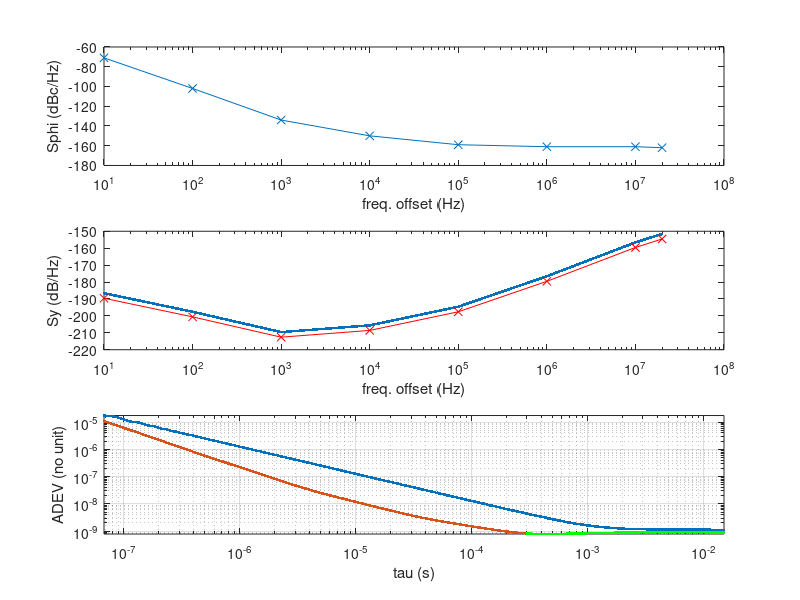
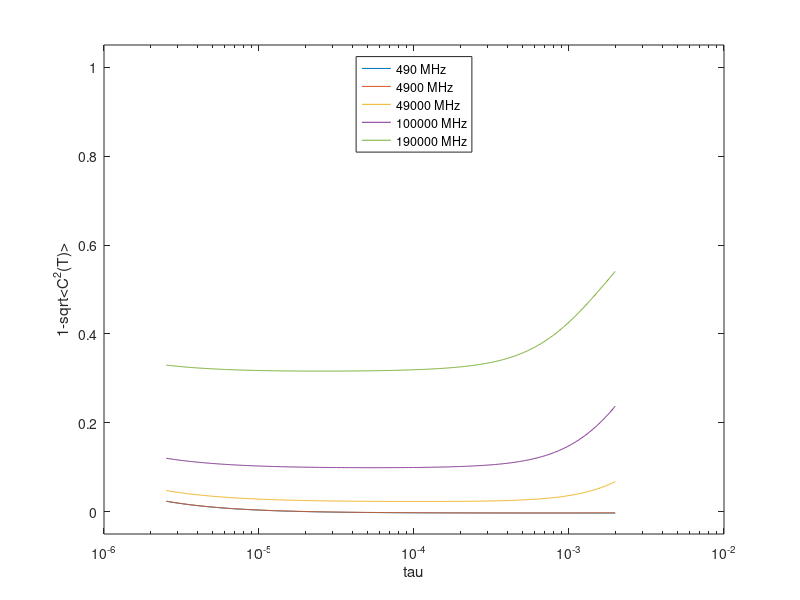

Here is the MATLAB script that generated these plots, in order:
% https://abracon.com/phase-noise-and-jitter-calculator# (series=ASA out=CMOS fc=12 VDD=1.8)
fc=12e6;  N=1000;
fF=  [10  100  1000  1e4  1e5  1e6  1e7  2E7];
SdBc=[-71 -102 -134 -150 -159 -161 -161 -162];
% dBc/Hz to dBrad^2/Hz
SdBrad=SdBc+3;
Srad=10.^(SdBrad/10);
% phase noise Sphi to fractional frequency spectral density Sy
Sy=Srad.*(fF.^2)/(fc^2);
SydB=10*log10(Sy);
% Sy interpolation: linear fit in the log-log scale (polynomial law)
Syint=[];
fFint=[];
for k=1:length(SdBc)-1
   Syint=[Syint SydB(k)+(SydB(k+1)-SydB(k))/(log10(fF(k+1))-log10(fF(k)))*(linspace(log10(fF(k)),log10(fF(k+1)),N)-log10(fF(k)))];
   fFint=[fFint 10.^(linspace(log10(fF(k)),log10(fF(k+1)),N))];
end
subplot(311);semilogx(fF,SdBc,'x-');xlabel('freq. offset (Hz)');ylabel('Sphi (dBc/Hz)')
subplot(312);semilogx(fFint,Syint+3,'.');hold on;semilogx(fF,SydB,'rx-');xlabel('freq. offset (Hz)');ylabel('Sy (dB/Hz)')
% back to linear domain for integration: Sy to AVAR and MVAR
Syint=10.^(Syint/10);
N=3
taurange=logspace(log10(N*0.45/fF(end)),log10(0.45/fF(1)/N),1024);
% the 0.45 comes from the AVAR and MVAR spectral response |H(f.\tau)|^2 maximum power, see
% https://rubiola.org/pdf-lectures/Scientific%20Instruments%20L06-10,%20Oscillators.pdf slide 3
%   "Two Sample (Allan-like) variances" chart
m=1;
for tau=taurange
   avar(m)=2*sum(Syint(1:end-1).*(fFint(2:end)-fFint(1:end-1)).*sin(pi*tau*fFint(1:end-1)).^4./(pi*tau*fFint(1:end-1)).^2);
   mvar(m)=2*sum(Syint(1:end-1).*(fFint(2:end)-fFint(1:end-1)).*sin(pi*tau*fFint(1:end-1)).^6./(pi*tau*fFint(1:end-1)).^4);
   cohT(m)=sum(Syint(1:end-1).*(fFint(2:end)-fFint(1:end-1)).*sin(pi*tau*fFint(1:end-1)).^2./(pi*tau*fFint(1:end-1)).^2);
   m=m+1;
end
subplot(313)
loglog(taurange,sqrt(avar),'.');xlabel('tau (s)');ylabel('ADEV (no unit)');
hold on
loglog(taurange,sqrt(mvar),'.');xlabel('tau (s)');ylabel('ADEV (no unit)');grid on;axis tight
k=find(taurange<=4E-6);a=polyfit(log(taurange(k)),log(sqrt(mvar(k))),1)  % -1.5 => ^2=-3 white PM: h2.f^2 -> 0.038*h2/tau^3
hold on
h2=exp(a(2))
k=find((taurange>4E-6) & (taurange<=4E-5));a=polyfit(log(taurange(k)),log(sqrt(mvar(k))),1) % -1   => ^2=-2: h1.f -> 0.0855*h1/tau^2
k=find((taurange>4E-5) & (taurange<=3E-4));a=polyfit(log(taurange(k)),log(sqrt(mvar(k))),1) % -0.5 => ^2=-1: h0   -> h0/3/tau
k=find(taurange>3E-4);a=polyfit(log(taurange(k)),log(sqrt(mvar(k))),1)                      % 0    => h-1/f       -> 0.75*h-1
loglog(taurange(k),sqrt(mvar(k)),'g.')
% https://rubiola.org/pdf-static/Enrico%27s-chart-EFTS.pdf

% Sy to coherence time C(T)
% <C^2(T)>=2/T\int (1-tau/T)exp[-(2*pi*nu0*tau)^2\int Sy(f).HI(f).df].dtau
figure
Trange=taurange;  

% problem of numerical integration boundaries: avoid impact of samples missing outside measurement range
k=find(Trange<1/fF(1)/50);Trange=Trange(k);
k=find(Trange>1/fF(end)*50);Trange=Trange(k);

for nu0=[490E6 490E7 490E8 100e9 190e9]
  clear C
  m=1;
  for T=Trange
    k=find(taurange<=T);
    if (k(end)==length(taurange)) k=k(1:end-1);end
    C(m)=2/T*sum((1-taurange(k)/T).*exp(-2*(pi*nu0*taurange(k)).^2.*cohT(k)).*(taurange(k+1)-taurange(k)));
    m=m+1;
  end
  semilogx(Trange,1-sqrt(C))
  hold on
end
xlabel('tau');ylabel('1-sqrt<C^2(T)>')
legend('490 MHz','4900 MHz','49000 MHz','100000 MHz','190000 MHz','location','north')
ylim([-0.05 1.05])
